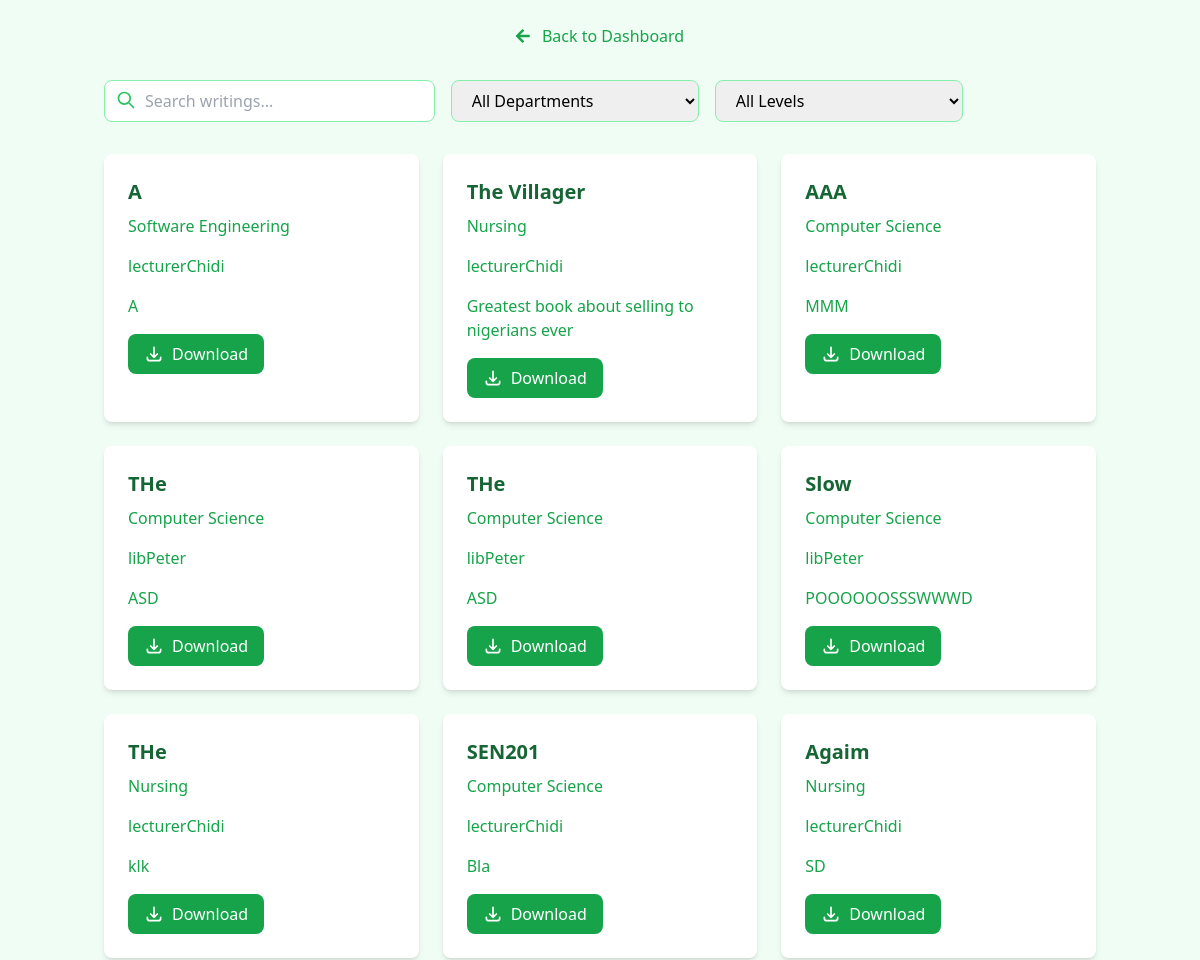
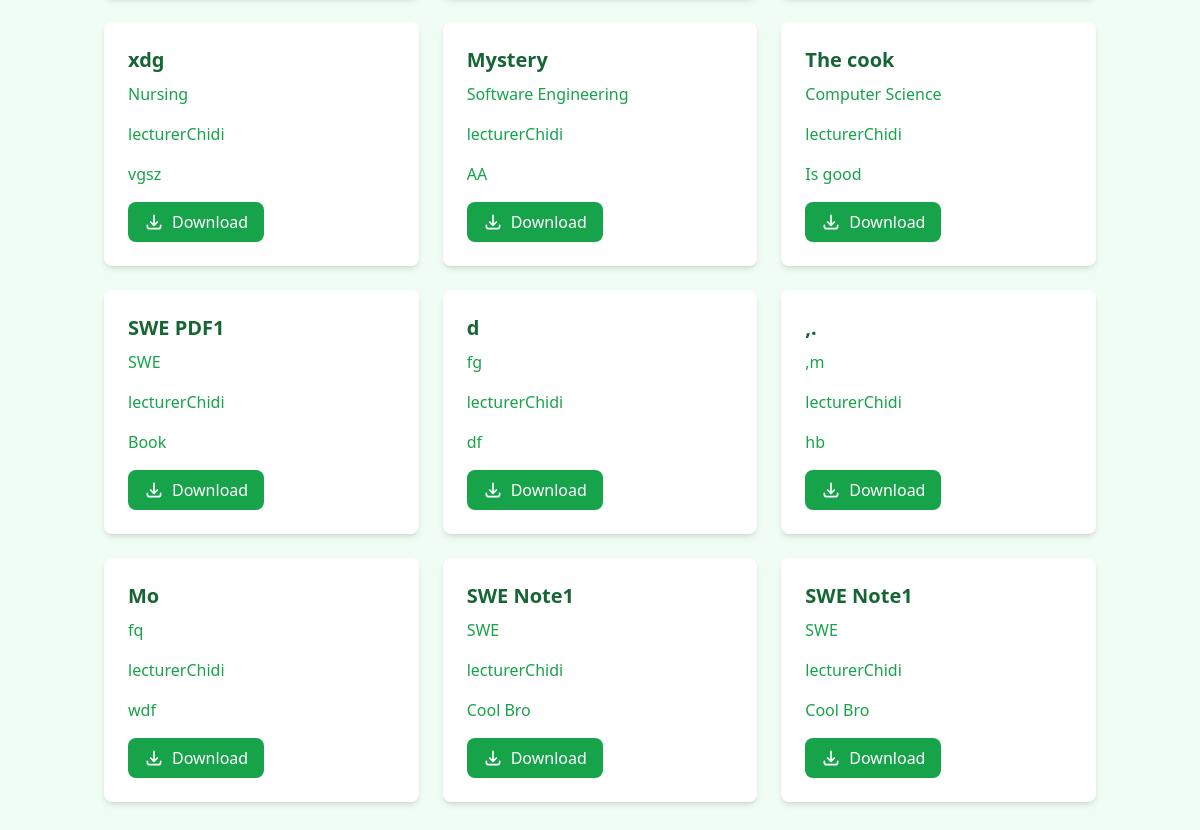
The app's page /uploads/material_view/ with its own data (2 pictures, top to bottom).
### uploads/models.py (models this page shows, shortened)
class StaffWriting(models.Model):
    title = models.CharField(max_length=200)
    author = models.ForeignKey(User, on_delete=models.CASCADE)
    level=models.CharField(max_length=200, default="100 Level",choices=[
        ('100 Level', "100 Level"),
        ('200 Level', "200 Level"),
        ('300 Level', "300 Level"),
         ('400 Level', "400 Level")
    ])
    department=models.CharField(max_length=200, default="Software Engineering",choices=[
        ('Software Engineering', "Software Engineering"),
        ('Computer Science', "Computer Science"),
        ('Nursing', "Nursing"),
    ])
    snippet = models.TextField()
    created_at = models.DateTimeField(auto_now_add=True)
    updated_at = models.DateTimeField(auto_now=True)
    file = models.FileField(upload_to='staff_writings/', null=True, blank=True)

### uploads/views.py (the view)
# urls.py: path('material_view/', student_material_view, name='student_material_view_page'),
def student_material_view(request):
    writings = StaffWriting.objects.all().order_by('-created_at')
    search_query = request.GET.get('search','')
    if search_query:
        writings = writings.filter(Q(title__icontains=search_query))
        writings = StaffWriting.objects.all()
    search_query = request.GET.get('search', '')
    department = request.GET.get('department', '')
    level = request.GET.get('level', '')
    if department:
        writings = writings.filter(department=department)
    if level:
        writings = writings.filter(level=level)
    context = {
        'writings': writings,
        'search_query': search_query,
    }
    if request.headers.get('X-Requested-With') == 'XMLHttpRequest':
        html = render_to_string('uploads/partials/document_list.html', context)
        return JsonResponse({'html': html})
    return render(request, 'uploads/student_material_download.html',{    'writings': writings,})

### uploads/templates/uploads/student_material_download.html (shortened to what this page needs)
{% load static %}
<!DOCTYPE html>
<html lang="en">
<head>
    <script src="https://cdn.tailwindcss.com"></script>
    <link href="https://cdnjs.cloudflare.com/ajax/libs/font-awesome/5.15.3/css/all.min.css" rel="stylesheet">
</head>
<body class="min-h-screen bg-green-50">
    <div class="mt-6 text-center">
        <a href="{% url 'nav_home' %}" class="text-green-600 hover:text-green-800 transition duration-300 ease-in-out">
            <i class="fas fa-arrow-left mr-2"></i>
            Back to Dashboard
        </a>
    </div>
    <main class="container mx-auto px-4 py-8">
        <div class="mb-8 flex flex-col md:flex-row gap-4">
            <div class="relative w-full md:w-1/3">
                <input
                    type="text"
                    id="search"
                    name="search"
                    placeholder="Search writings..."
                    class="w-full pl-10 pr-4 py-2 border border-green-300 rounded-lg focus:outline-none focus:ring-2 focus:ring-green-500"
                    value="{{ search_query|default:'' }}"
                >
                <svg xmlns="http://www.w3.org/2000/svg" class="absolute left-3 top-2.5 h-5 w-5 text-green-500" fill="none" viewBox="0 0 24 24" stroke="currentColor">
                    <path stroke-linecap="round" stroke-linejoin="round" stroke-width="2" d="M21 21l-6-6m2-5a7 7 0 11-14 0 7 7 0 0114 0z" />
                </svg>
            </div>
            <select id="department" class="w-full md:w-1/4 px-4 py-2 border border-green-300 rounded-lg focus:outline-none focus:ring-2 focus:ring-green-500">
                <option value="">All Departments</option>
            </select>
            <select id="level" class="w-full md:w-1/4 px-4 py-2 border border-green-300 rounded-lg focus:outline-none focus:ring-2 focus:ring-green-500">
                <option value="">All Levels</option>
            </select>
        </div>
        <div id="writing-list" class="grid grid-cols-1 md:grid-cols-2 lg:grid-cols-3 gap-6">
            {% include 'uploads/partials/document_list.html' %}
        </div>
    </main>
</body>
</html>

### uploads/templates/uploads/partials/document_list.html
{% for document in writings %}
    <div class="bg-white p-6 rounded-lg shadow-md">
        <h2 class="text-xl font-semibold mb-2 text-green-800">{{ document.title }}</h2>
        <p class="text-green-600 mb-4">{{ document.department }}</p>
        <p class="text-green-600 mb-4">{{ document.author }}</p>
        <p class="text-green-600 mb-4">{{ document.snippet }}</p>
        <a
            href="{% url "file_download" document.id%}"
            download
            class="inline-flex items-center px-4 py-2 bg-green-600 text-white rounded-lg hover:bg-green-700 transition-colors"
        >
            <svg xmlns="http://www.w3.org/2000/svg" class="h-5 w-5 mr-2" fill="none" viewBox="0 0 24 24" stroke="currentColor">
                <path stroke-linecap="round" stroke-linejoin="round" stroke-width="2" d="M4 16v1a3 3 0 003 3h10a3 3 0 003-3v-1m-4-4l-4 4m0 0l-4-4m4 4V4" />
            </svg>
            Download
        </a>
    </div>
{% empty %}
    <p class="col-span-full text-center text-gray-500">No documents found.</p>
{% endfor %}

### records on screen
StaffWriting: title "A", department "Software Engineering", author "lecturerChidi", snippet "A"
StaffWriting: title "The Villager", department "Nursing", author "lecturerChidi", snippet "Greatest book about selling to nigerians ever"
StaffWriting: title "AAA", department "Computer Science", author "lecturerChidi", snippet "MMM"
StaffWriting: title "THe", department "Computer Science", author "libPeter", snippet "ASD"
StaffWriting: title "THe", department "Computer Science", author "libPeter", snippet "ASD"
StaffWriting: title "Slow", department "Computer Science", author "libPeter", snippet "POOOOOOSSSWWWD"
StaffWriting: title "THe", department "Nursing", author "lecturerChidi", snippet "klk"
StaffWriting: title "SEN201", department "Computer Science", author "lecturerChidi", snippet "Bla"
StaffWriting: title "Agaim", department "Nursing", author "lecturerChidi", snippet "SD"
StaffWriting: title "xdg", department "Nursing", author "lecturerChidi", snippet "vgsz"
StaffWriting: title "Mystery", department "Software Engineering", author "lecturerChidi", snippet "AA"
StaffWriting: title "The cook", department "Computer Science", author "lecturerChidi", snippet "Is good"
StaffWriting: title "SWE PDF1", department "SWE", author "lecturerChidi", snippet "Book"
StaffWriting: title "d", department "fg", author "lecturerChidi", snippet "df"
StaffWriting: title ",.", department ",m", author "lecturerChidi", snippet "hb"
StaffWriting: title "Mo", department "fq", author "lecturerChidi", snippet "wdf"
StaffWriting: title "SWE Note1", department "SWE", author "lecturerChidi", snippet "Cool Bro"
StaffWriting: title "SWE Note1", department "SWE", author "lecturerChidi", snippet "Cool Bro"
